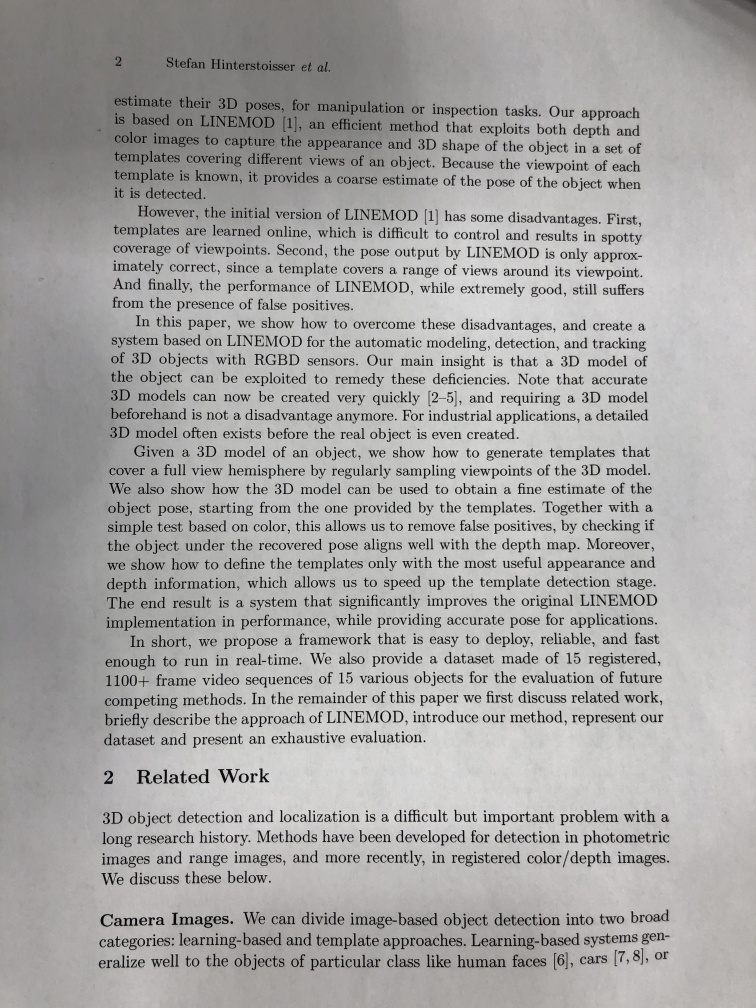
#> input picture pictures/IMG_1781.jpg, 3024 x 4032 px, found by its file name (shown at 1/4 size)
$ jupyter execute --allow-errors OGjuypiterFile.ipynb
#> lines starting #> are read from the running program, lines starting #| are printed output that depends on the picture; after the words box and inside, x2 and y2 are one past the last pixel; in counts of white or black regions, pixels touching at a corner belong together
[cell 1]
import cv2
import pytesseract
import matplotlib.pyplot as plt

image = cv2.imread(r"C:\Users\swkri\Desktop\pythonfile\Picture-to-Braille\pictures\IMG_1781.jpg", 0)
#> image: shape (4032, 3024); min 0, max 249, mean 165.5

crop = image[1250:1785, 400:2700]
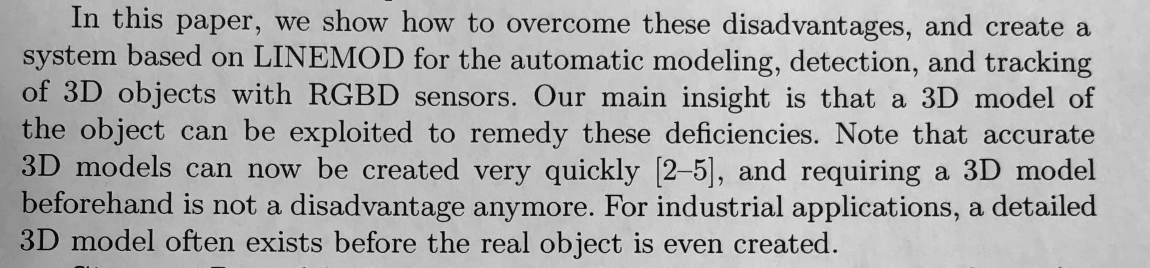
#> crop: shape (535, 2300) (shown at 1/2 size); min 0, max 249, mean 172.8
crop = cv2.GaussianBlur(crop, (9,9), 1.5)
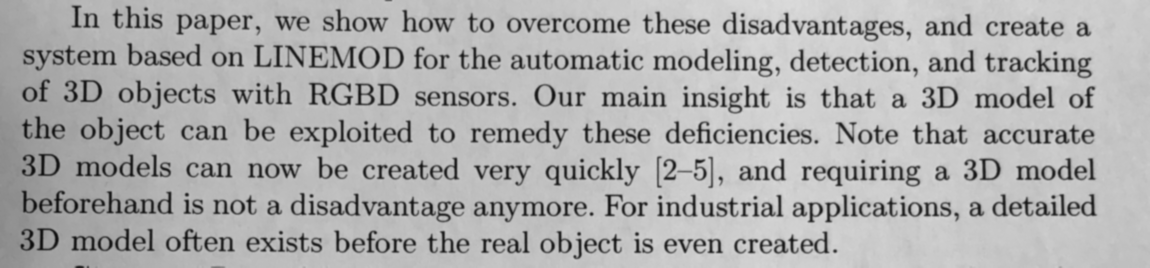
#> crop: shape (535, 2300) (shown at 1/2 size); min 9, max 219, mean 172.8
ret, crop = cv2.threshold(crop,0,255,cv2.THRESH_BINARY+cv2.THRESH_OTSU)
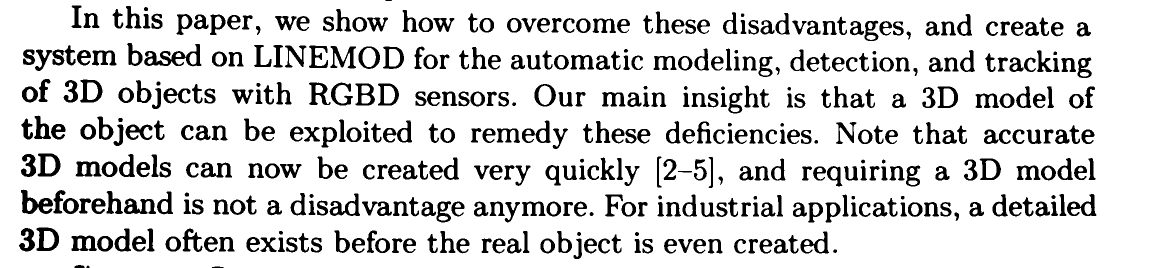
#> crop: shape (535, 2300) (shown at 1/2 size); 85% white; 448 black regions (1 under 20 px), largest, box (x1, y1, x2, y2) and area: (288, 88, 403, 133) 1928, (42, 379, 106, 428) 1426, (248, 397, 312, 428) 1141
#> ret = 136

#> (the rest of this cell did not finish here and is left out)

$ run again, with pictures/IMG_1778.jpg copied over pictures/IMG_1781.jpg
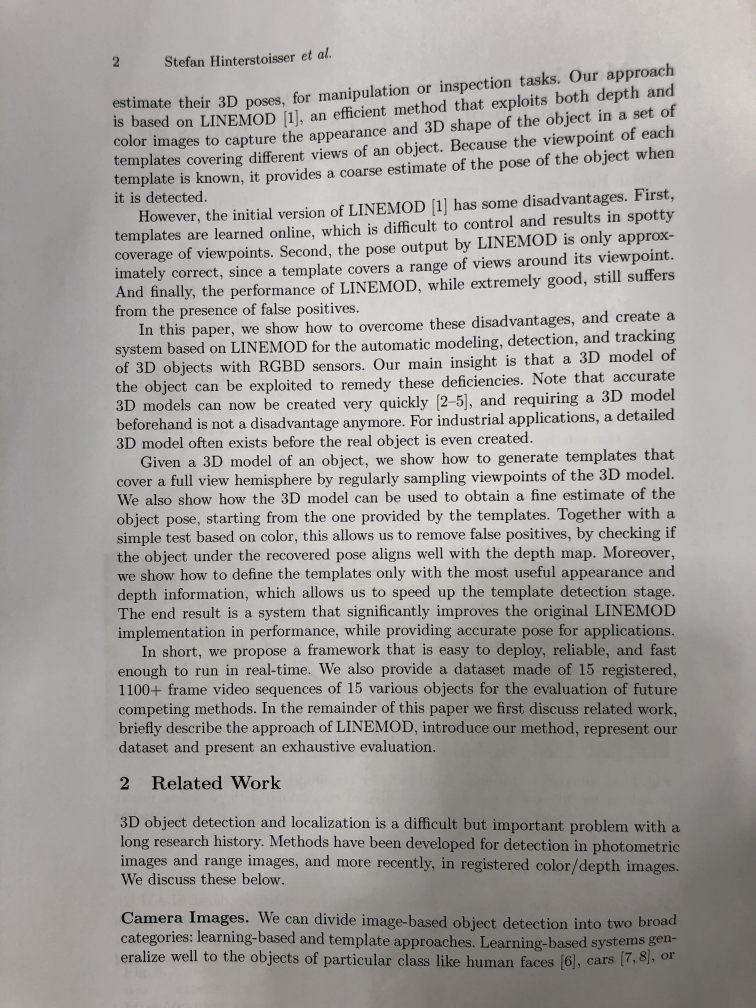
#> input picture pictures/IMG_1778.jpg, 3024 x 4032 px, found by its file name (shown at 1/4 size)
#> `crop = cv2.GaussianBlur(crop, (9,9), 1.5)`:
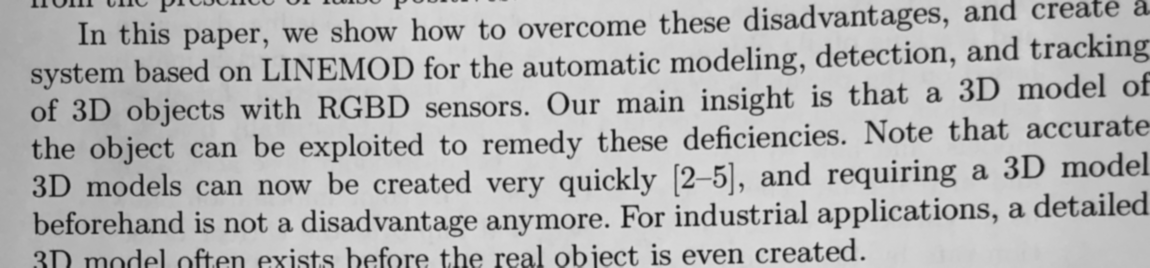
#> crop: shape (535, 2300) (shown at 1/2 size); min 15, max 220, mean 178.2
#> `ret, crop = cv2.threshold(crop,0,255,cv2.THRESH_BINARY+cv2.THRESH_OTSU)`:
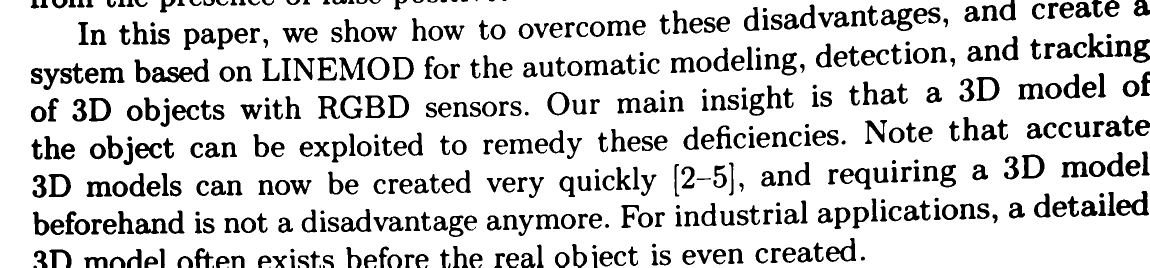
#> crop: shape (535, 2300) (shown at 1/2 size); 83.6% white; 491 black regions (10 under 20 px), largest, box (x1, y1, x2, y2) and area: (304, 117, 419, 166) 2110, (2232, 382, 2298, 432) 1347, (271, 437, 335, 469) 1111
#> ret = 141
